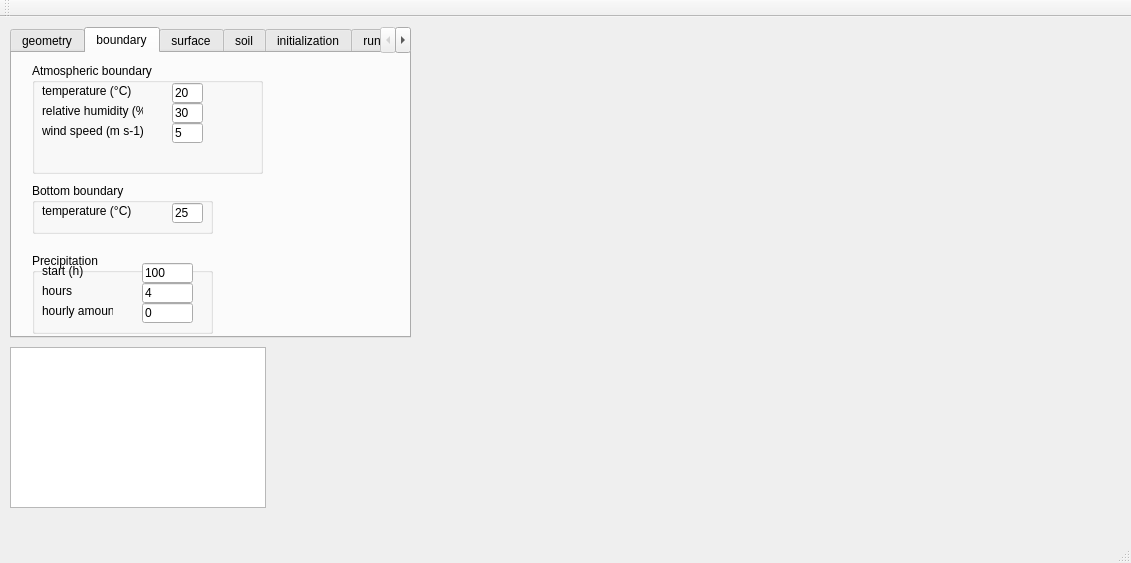
<?xml version="1.0" encoding="UTF-8"?>
<ui version="4.0">
 <class>MainWindow</class>
 <widget class="QMainWindow" name="MainWindow">
  <property name="geometry">
   <rect>
    <x>0</x>
    <y>0</y>
    <width>1131</width>
    <height>563</height>
   </rect>
  </property>
  <property name="windowTitle">
   <string>MainWindow</string>
  </property>
  <widget class="QWidget" name="centralWidget">
   <widget class="QWidget" name="formLayoutWidget">
    <property name="geometry">
     <rect>
      <x>420</x>
      <y>30</y>
      <width>691</width>
      <height>471</height>
     </rect>
    </property>
    <layout class="QFormLayout" name="layoutPlot"/>
   </widget>
   <widget class="QListWidget" name="listWidget">
    <property name="geometry">
     <rect>
      <x>10</x>
      <y>330</y>
      <width>256</width>
      <height>161</height>
     </rect>
    </property>
   </widget>
   <widget class="QTabWidget" name="tabWidget">
    <property name="geometry">
     <rect>
      <x>10</x>
      <y>10</y>
      <width>401</width>
      <height>311</height>
     </rect>
    </property>
    <property name="currentIndex">
     <number>1</number>
    </property>
    <widget class="QWidget" name="tab">
     <attribute name="title">
      <string>geometry</string>
     </attribute>
     <widget class="QLabel" name="label_4">
      <property name="geometry">
       <rect>
        <x>20</x>
        <y>50</y>
        <width>71</width>
        <height>16</height>
       </rect>
      </property>
      <property name="text">
       <string>max thickness</string>
      </property>
     </widget>
     <widget class="QLineEdit" name="lineEditMaxThickness">
      <property name="geometry">
       <rect>
        <x>100</x>
        <y>50</y>
        <width>31</width>
        <height>20</height>
       </rect>
      </property>
      <property name="text">
       <string>0.2</string>
      </property>
     </widget>
     <widget class="QLineEdit" name="lineEditWidth">
      <property name="geometry">
       <rect>
        <x>100</x>
        <y>70</y>
        <width>31</width>
        <height>20</height>
       </rect>
      </property>
      <property name="text">
       <string>1</string>
      </property>
     </widget>
     <widget class="QLabel" name="label_3">
      <property name="geometry">
       <rect>
        <x>20</x>
        <y>30</y>
        <width>71</width>
        <height>16</height>
       </rect>
      </property>
      <property name="text">
       <string>min thickness</string>
      </property>
     </widget>
     <widget class="QLabel" name="label">
      <property name="geometry">
       <rect>
        <x>20</x>
        <y>70</y>
        <width>61</width>
        <height>16</height>
       </rect>
      </property>
      <property name="text">
       <string>profile width</string>
      </property>
     </widget>
     <widget class="QLineEdit" name="lineEditDepth">
      <property name="geometry">
       <rect>
        <x>100</x>
        <y>90</y>
        <width>31</width>
        <height>20</height>
       </rect>
      </property>
      <property name="text">
       <string>0.5</string>
      </property>
     </widget>
     <widget class="QLabel" name="label_2">
      <property name="geometry">
       <rect>
        <x>20</x>
        <y>90</y>
        <width>61</width>
        <height>16</height>
       </rect>
      </property>
      <property name="text">
       <string>profile depth</string>
      </property>
     </widget>
     <widget class="QLineEdit" name="lineEditMinThickness">
      <property name="geometry">
       <rect>
        <x>100</x>
        <y>30</y>
        <width>31</width>
        <height>20</height>
       </rect>
      </property>
      <property name="text">
       <string>0.05</string>
      </property>
     </widget>
     <widget class="QLabel" name="label_19">
      <property name="geometry">
       <rect>
        <x>150</x>
        <y>90</y>
        <width>21</width>
        <height>16</height>
       </rect>
      </property>
      <property name="text">
       <string>m</string>
      </property>
     </widget>
     <widget class="QLabel" name="label_18">
      <property name="geometry">
       <rect>
        <x>150</x>
        <y>70</y>
        <width>21</width>
        <height>16</height>
       </rect>
      </property>
      <property name="text">
       <string>m2</string>
      </property>
     </widget>
     <widget class="QLabel" name="label_14">
      <property name="geometry">
       <rect>
        <x>150</x>
        <y>30</y>
        <width>21</width>
        <height>16</height>
       </rect>
      </property>
      <property name="text">
       <string>m</string>
      </property>
     </widget>
     <widget class="QLabel" name="label_15">
      <property name="geometry">
       <rect>
        <x>150</x>
        <y>50</y>
        <width>21</width>
        <height>16</height>
       </rect>
      </property>
      <property name="text">
       <string>m</string>
      </property>
     </widget>
     <widget class="QCheckBox" name="chkBoxGeometricProgression">
      <property name="geometry">
       <rect>
        <x>20</x>
        <y>130</y>
        <width>141</width>
        <height>17</height>
       </rect>
      </property>
      <property name="text">
       <string>geometric progression</string>
      </property>
     </widget>
    </widget>
    <widget class="QWidget" name="tabBoundary">
     <attribute name="title">
      <string>boundary</string>
     </attribute>
     <widget class="QGroupBox" name="groupBox_3">
      <property name="geometry">
       <rect>
        <x>20</x>
        <y>10</y>
        <width>231</width>
        <height>111</height>
       </rect>
      </property>
      <property name="title">
       <string>Atmospheric boundary</string>
      </property>
      <widget class="QLineEdit" name="lineEditAtmT">
       <property name="geometry">
        <rect>
         <x>140</x>
         <y>20</y>
         <width>31</width>
         <height>20</height>
        </rect>
       </property>
       <property name="text">
        <string>20</string>
       </property>
      </widget>
      <widget class="QLabel" name="label_9">
       <property name="geometry">
        <rect>
         <x>10</x>
         <y>20</y>
         <width>91</width>
         <height>16</height>
        </rect>
       </property>
       <property name="text">
        <string>temperature (°C)</string>
       </property>
      </widget>
      <widget class="QLabel" name="label_10">
       <property name="geometry">
        <rect>
         <x>10</x>
         <y>40</y>
         <width>101</width>
         <height>16</height>
        </rect>
       </property>
       <property name="text">
        <string>relative humidity (%)</string>
       </property>
      </widget>
      <widget class="QLineEdit" name="lineEditAtmRH">
       <property name="geometry">
        <rect>
         <x>140</x>
         <y>40</y>
         <width>31</width>
         <height>20</height>
        </rect>
       </property>
       <property name="text">
        <string>30</string>
       </property>
      </widget>
      <widget class="QLineEdit" name="lineEditAtmWS">
       <property name="geometry">
        <rect>
         <x>140</x>
         <y>60</y>
         <width>31</width>
         <height>20</height>
        </rect>
       </property>
       <property name="text">
        <string>5</string>
       </property>
      </widget>
      <widget class="QLabel" name="label_11">
       <property name="geometry">
        <rect>
         <x>10</x>
         <y>60</y>
         <width>101</width>
         <height>16</height>
        </rect>
       </property>
       <property name="text">
        <string>wind speed (m s-1)</string>
       </property>
      </widget>
     </widget>
     <widget class="QGroupBox" name="groupBox_9">
      <property name="geometry">
       <rect>
        <x>20</x>
        <y>130</y>
        <width>181</width>
        <height>51</height>
       </rect>
      </property>
      <property name="title">
       <string>Bottom boundary</string>
      </property>
      <widget class="QLineEdit" name="lineEditBottomT">
       <property name="geometry">
        <rect>
         <x>140</x>
         <y>20</y>
         <width>31</width>
         <height>20</height>
        </rect>
       </property>
       <property name="text">
        <string>25</string>
       </property>
      </widget>
      <widget class="QLabel" name="label_25">
       <property name="geometry">
        <rect>
         <x>10</x>
         <y>20</y>
         <width>91</width>
         <height>16</height>
        </rect>
       </property>
       <property name="text">
        <string>temperature (°C)</string>
       </property>
      </widget>
     </widget>
     <widget class="QGroupBox" name="groupBox">
      <property name="geometry">
       <rect>
        <x>20</x>
        <y>200</y>
        <width>181</width>
        <height>81</height>
       </rect>
      </property>
      <property name="title">
       <string>Precipitation</string>
      </property>
      <widget class="QLineEdit" name="lineEditPrecStart">
       <property name="geometry">
        <rect>
         <x>110</x>
         <y>10</y>
         <width>51</width>
         <height>20</height>
        </rect>
       </property>
       <property name="text">
        <string>100</string>
       </property>
      </widget>
      <widget class="QLabel" name="label_5">
       <property name="geometry">
        <rect>
         <x>10</x>
         <y>10</y>
         <width>71</width>
         <height>16</height>
        </rect>
       </property>
       <property name="text">
        <string>start (h)</string>
       </property>
      </widget>
      <widget class="QLabel" name="label_6">
       <property name="geometry">
        <rect>
         <x>10</x>
         <y>30</y>
         <width>71</width>
         <height>16</height>
        </rect>
       </property>
       <property name="text">
        <string>hours</string>
       </property>
      </widget>
      <widget class="QLineEdit" name="lineEditPrecHours">
       <property name="geometry">
        <rect>
         <x>110</x>
         <y>30</y>
         <width>51</width>
         <height>20</height>
        </rect>
       </property>
       <property name="text">
        <string>4</string>
       </property>
      </widget>
      <widget class="QLineEdit" name="lineEditPrecHourlyAmount">
       <property name="geometry">
        <rect>
         <x>110</x>
         <y>50</y>
         <width>51</width>
         <height>20</height>
        </rect>
       </property>
       <property name="text">
        <string>0</string>
       </property>
      </widget>
      <widget class="QLabel" name="label_7">
       <property name="geometry">
        <rect>
         <x>10</x>
         <y>50</y>
         <width>71</width>
         <height>16</height>
        </rect>
       </property>
       <property name="text">
        <string>hourly amount</string>
       </property>
      </widget>
     </widget>
    </widget>
    <widget class="QWidget" name="tab_2">
     <attribute name="title">
      <string>surface</string>
     </attribute>
     <widget class="QLineEdit" name="lineEditRoughnessHeight">
      <property name="geometry">
       <rect>
        <x>150</x>
        <y>35</y>
        <width>41</width>
        <height>20</height>
       </rect>
      </property>
      <property name="text">
       <string>0.001</string>
      </property>
     </widget>
     <widget class="QLineEdit" name="lineEditPlough">
      <property name="geometry">
       <rect>
        <x>150</x>
        <y>95</y>
        <width>41</width>
        <height>20</height>
       </rect>
      </property>
      <property name="text">
       <string>0.005</string>
      </property>
     </widget>
     <widget class="QLineEdit" name="lineEditAlbedo">
      <property name="geometry">
       <rect>
        <x>150</x>
        <y>15</y>
        <width>41</width>
        <height>20</height>
       </rect>
      </property>
      <property name="text">
       <string>0.15</string>
      </property>
     </widget>
     <widget class="QLabel" name="label_21">
      <property name="geometry">
       <rect>
        <x>30</x>
        <y>15</y>
        <width>51</width>
        <height>16</height>
       </rect>
      </property>
      <property name="text">
       <string>albedo ()</string>
      </property>
     </widget>
     <widget class="QLineEdit" name="lineEditManningRoughness">
      <property name="geometry">
       <rect>
        <x>150</x>
        <y>75</y>
        <width>41</width>
        <height>20</height>
       </rect>
      </property>
      <property name="text">
       <string>0.024</string>
      </property>
     </widget>
     <widget class="QLabel" name="label_24">
      <property name="geometry">
       <rect>
        <x>30</x>
        <y>35</y>
        <width>111</width>
        <height>21</height>
       </rect>
      </property>
      <property name="text">
       <string>roughness height (m)</string>
      </property>
      <property name="wordWrap">
       <bool>true</bool>
      </property>
     </widget>
     <widget class="QLabel" name="label_23">
      <property name="geometry">
       <rect>
        <x>30</x>
        <y>95</y>
        <width>51</width>
        <height>16</height>
       </rect>
      </property>
      <property name="text">
       <string>plough (m)</string>
      </property>
     </widget>
     <widget class="QLabel" name="label_22">
      <property name="geometry">
       <rect>
        <x>30</x>
        <y>60</y>
        <width>101</width>
        <height>31</height>
       </rect>
      </property>
      <property name="text">
       <string>Manning roughness (s m-0.5)</string>
      </property>
      <property name="textFormat">
       <enum>Qt::PlainText</enum>
      </property>
      <property name="scaledContents">
       <bool>false</bool>
      </property>
      <property name="wordWrap">
       <bool>true</bool>
      </property>
     </widget>
    </widget>
    <widget class="QWidget" name="tab_3">
     <attribute name="title">
      <string>soil</string>
     </attribute>
     <widget class="QGroupBox" name="groupBox_10">
      <property name="geometry">
       <rect>
        <x>20</x>
        <y>10</y>
        <width>231</width>
        <height>121</height>
       </rect>
      </property>
      <property name="title">
       <string>Soil properties</string>
      </property>
      <widget class="QLineEdit" name="lineEditClay">
       <property name="geometry">
        <rect>
         <x>130</x>
         <y>20</y>
         <width>41</width>
         <height>20</height>
        </rect>
       </property>
       <property name="text">
        <string>30</string>
       </property>
      </widget>
      <widget class="QLabel" name="label_26">
       <property name="geometry">
        <rect>
         <x>10</x>
         <y>20</y>
         <width>61</width>
         <height>16</height>
        </rect>
       </property>
       <property name="text">
        <string>clay (%)</string>
       </property>
      </widget>
      <widget class="QLabel" name="label_29">
       <property name="geometry">
        <rect>
         <x>10</x>
         <y>40</y>
         <width>111</width>
         <height>21</height>
        </rect>
       </property>
       <property name="text">
        <string>organic matter (%)</string>
       </property>
       <property name="wordWrap">
        <bool>true</bool>
       </property>
      </widget>
      <widget class="QLineEdit" name="lineEditOrganic">
       <property name="geometry">
        <rect>
         <x>130</x>
         <y>40</y>
         <width>41</width>
         <height>20</height>
        </rect>
       </property>
       <property name="text">
        <string>2</string>
       </property>
      </widget>
      <widget class="QLabel" name="label_30">
       <property name="geometry">
        <rect>
         <x>10</x>
         <y>60</y>
         <width>111</width>
         <height>21</height>
        </rect>
       </property>
       <property name="text">
        <string>thetaS (m3 m-3)</string>
       </property>
       <property name="wordWrap">
        <bool>true</bool>
       </property>
      </widget>
      <widget class="QLabel" name="label_31">
       <property name="geometry">
        <rect>
         <x>10</x>
         <y>80</y>
         <width>111</width>
         <height>21</height>
        </rect>
       </property>
       <property name="text">
        <string>thetaR (m3 m-3)</string>
       </property>
       <property name="wordWrap">
        <bool>true</bool>
       </property>
      </widget>
      <widget class="QLineEdit" name="lineEditThetaS">
       <property name="geometry">
        <rect>
         <x>130</x>
         <y>60</y>
         <width>41</width>
         <height>20</height>
        </rect>
       </property>
       <property name="text">
        <string>0.42</string>
       </property>
      </widget>
      <widget class="QLineEdit" name="lineEditThetaR">
       <property name="geometry">
        <rect>
         <x>130</x>
         <y>80</y>
         <width>41</width>
         <height>20</height>
        </rect>
       </property>
       <property name="text">
        <string>0.05</string>
       </property>
      </widget>
     </widget>
    </widget>
    <widget class="QWidget" name="tab_4">
     <attribute name="title">
      <string>initialization</string>
     </attribute>
     <widget class="QGroupBox" name="groupBox_5">
      <property name="geometry">
       <rect>
        <x>40</x>
        <y>20</y>
        <width>141</width>
        <height>141</height>
       </rect>
      </property>
      <property name="title">
       <string>Initialization</string>
      </property>
      <widget class="QLineEdit" name="lineEditIniWaterContent">
       <property name="geometry">
        <rect>
         <x>10</x>
         <y>30</y>
         <width>41</width>
         <height>20</height>
        </rect>
       </property>
       <property name="text">
        <string>0.75</string>
       </property>
      </widget>
      <widget class="QLineEdit" name="lineEditIniTTop">
       <property name="geometry">
        <rect>
         <x>10</x>
         <y>70</y>
         <width>51</width>
         <height>20</height>
        </rect>
       </property>
       <property name="text">
        <string>25</string>
       </property>
      </widget>
      <widget class="QLabel" name="label_16">
       <property name="geometry">
        <rect>
         <x>10</x>
         <y>50</y>
         <width>101</width>
         <height>16</height>
        </rect>
       </property>
       <property name="text">
        <string>temperature top (°C)</string>
       </property>
      </widget>
      <widget class="QLabel" name="label_17">
       <property name="geometry">
        <rect>
         <x>10</x>
         <y>10</y>
         <width>121</width>
         <height>16</height>
        </rect>
       </property>
       <property name="text">
        <string>saturation ratio ()</string>
       </property>
      </widget>
      <widget class="QLabel" name="label_20">
       <property name="geometry">
        <rect>
         <x>10</x>
         <y>90</y>
         <width>131</width>
         <height>16</height>
        </rect>
       </property>
       <property name="text">
        <string>temperature bottom  (°C)</string>
       </property>
      </widget>
      <widget class="QLineEdit" name="lineEditIniTBottom">
       <property name="geometry">
        <rect>
         <x>10</x>
         <y>110</y>
         <width>51</width>
         <height>20</height>
        </rect>
       </property>
       <property name="text">
        <string>25</string>
       </property>
      </widget>
     </widget>
    </widget>
    <widget class="QWidget" name="tab_5">
     <attribute name="title">
      <string>run model</string>
     </attribute>
     <widget class="QGroupBox" name="groupBox_6">
      <property name="geometry">
       <rect>
        <x>20</x>
        <y>20</y>
        <width>101</width>
        <height>81</height>
       </rect>
      </property>
      <property name="title">
       <string>Processes</string>
      </property>
      <widget class="QCheckBox" name="chkBoxWater">
       <property name="enabled">
        <bool>true</bool>
       </property>
       <property name="geometry">
        <rect>
         <x>10</x>
         <y>30</y>
         <width>61</width>
         <height>17</height>
        </rect>
       </property>
       <property name="text">
        <string>water</string>
       </property>
      </widget>
      <widget class="QCheckBox" name="chkBoxHeat">
       <property name="enabled">
        <bool>true</bool>
       </property>
       <property name="geometry">
        <rect>
         <x>10</x>
         <y>50</y>
         <width>61</width>
         <height>17</height>
        </rect>
       </property>
       <property name="text">
        <string>heat</string>
       </property>
       <property name="checked">
        <bool>true</bool>
       </property>
      </widget>
     </widget>
     <widget class="QPushButton" name="pushLoadFileMeteo">
      <property name="geometry">
       <rect>
        <x>150</x>
        <y>40</y>
        <width>81</width>
        <height>23</height>
       </rect>
      </property>
      <property name="text">
       <string>Load meteo</string>
      </property>
     </widget>
     <widget class="QPushButton" name="pushLoadFileSoil">
      <property name="geometry">
       <rect>
        <x>150</x>
        <y>70</y>
        <width>81</width>
        <height>23</height>
       </rect>
      </property>
      <property name="text">
       <string>Load soil</string>
      </property>
     </widget>
     <widget class="QCheckBox" name="chkUseInput">
      <property name="geometry">
       <rect>
        <x>150</x>
        <y>20</y>
        <width>91</width>
        <height>17</height>
       </rect>
      </property>
      <property name="text">
       <string>use input data</string>
      </property>
     </widget>
     <widget class="QGroupBox" name="groupBox_4">
      <property name="geometry">
       <rect>
        <x>20</x>
        <y>130</y>
        <width>111</width>
        <height>71</height>
       </rect>
      </property>
      <property name="title">
       <string>Simulation</string>
      </property>
      <widget class="QLineEdit" name="lineEditSimStart">
       <property name="geometry">
        <rect>
         <x>70</x>
         <y>20</y>
         <width>31</width>
         <height>20</height>
        </rect>
       </property>
       <property name="text">
        <string>0</string>
       </property>
      </widget>
      <widget class="QLabel" name="label_12">
       <property name="geometry">
        <rect>
         <x>10</x>
         <y>20</y>
         <width>91</width>
         <height>16</height>
        </rect>
       </property>
       <property name="text">
        <string>start (h)</string>
       </property>
      </widget>
      <widget class="QLabel" name="label_13">
       <property name="geometry">
        <rect>
         <x>10</x>
         <y>40</y>
         <width>101</width>
         <height>16</height>
        </rect>
       </property>
       <property name="text">
        <string>stop (h)</string>
       </property>
      </widget>
      <widget class="QLineEdit" name="lineEditSimStop">
       <property name="geometry">
        <rect>
         <x>70</x>
         <y>40</y>
         <width>31</width>
         <height>20</height>
        </rect>
       </property>
       <property name="text">
        <string>200</string>
       </property>
      </widget>
     </widget>
     <widget class="QPushButton" name="pushInitialize">
      <property name="enabled">
       <bool>false</bool>
      </property>
      <property name="geometry">
       <rect>
        <x>150</x>
        <y>120</y>
        <width>81</width>
        <height>23</height>
       </rect>
      </property>
      <property name="text">
       <string>Initialize</string>
      </property>
     </widget>
     <widget class="QPushButton" name="pushRunNextHour">
      <property name="enabled">
       <bool>false</bool>
      </property>
      <property name="geometry">
       <rect>
        <x>150</x>
        <y>150</y>
        <width>81</width>
        <height>23</height>
       </rect>
      </property>
      <property name="text">
       <string>Run next hour</string>
      </property>
     </widget>
     <widget class="QPushButton" name="pushRunAllPeriod">
      <property name="geometry">
       <rect>
        <x>150</x>
        <y>180</y>
        <width>81</width>
        <height>23</height>
       </rect>
      </property>
      <property name="text">
       <string>Run all period</string>
      </property>
     </widget>
     <widget class="QProgressBar" name="prgBar">
      <property name="geometry">
       <rect>
        <x>20</x>
        <y>220</y>
        <width>351</width>
        <height>23</height>
       </rect>
      </property>
      <property name="value">
       <number>0</number>
      </property>
     </widget>
     <widget class="QLabel" name="labelInfo">
      <property name="geometry">
       <rect>
        <x>20</x>
        <y>250</y>
        <width>311</width>
        <height>16</height>
       </rect>
      </property>
      <property name="font">
       <font>
        <pointsize>10</pointsize>
        <weight>75</weight>
        <bold>true</bold>
       </font>
      </property>
      <property name="text">
       <string/>
      </property>
     </widget>
     <widget class="QPushButton" name="pushCopyOutput">
      <property name="geometry">
       <rect>
        <x>280</x>
        <y>40</y>
        <width>91</width>
        <height>51</height>
       </rect>
      </property>
      <property name="acceptDrops">
       <bool>false</bool>
      </property>
      <property name="autoFillBackground">
       <bool>false</bool>
      </property>
      <property name="text">
       <string>copy output 
to clipboard</string>
      </property>
      <property name="autoDefault">
       <bool>false</bool>
      </property>
     </widget>
    </widget>
   </widget>
  </widget>
  <widget class="QMenuBar" name="menuBar">
   <property name="geometry">
    <rect>
     <x>0</x>
     <y>0</y>
     <width>1131</width>
     <height>21</height>
    </rect>
   </property>
  </widget>
  <widget class="QToolBar" name="mainToolBar">
   <attribute name="toolBarArea">
    <enum>TopToolBarArea</enum>
   </attribute>
   <attribute name="toolBarBreak">
    <bool>false</bool>
   </attribute>
  </widget>
  <widget class="QStatusBar" name="statusBar"/>
 </widget>
 <layoutdefault spacing="6" margin="11"/>
 <resources/>
 <connections/>
</ui>
